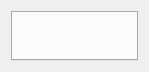
<?xml version="1.0" encoding="UTF-8"?>
<ui version="4.0">
 <class>ScreenieModelPropertiesDialog</class>
 <widget class="QDialog" name="ScreenieModelPropertiesDialog">
  <property name="geometry">
   <rect>
    <x>0</x>
    <y>0</y>
    <width>145</width>
    <height>72</height>
   </rect>
  </property>
  <property name="windowTitle">
   <string>Dialog</string>
  </property>
  <layout class="QGridLayout" name="gridLayout_2">
   <item row="0" column="0">
    <widget class="QTabWidget" name="propertiesTabWidget"/>
   </item>
  </layout>
 </widget>
 <resources/>
 <connections/>
</ui>
